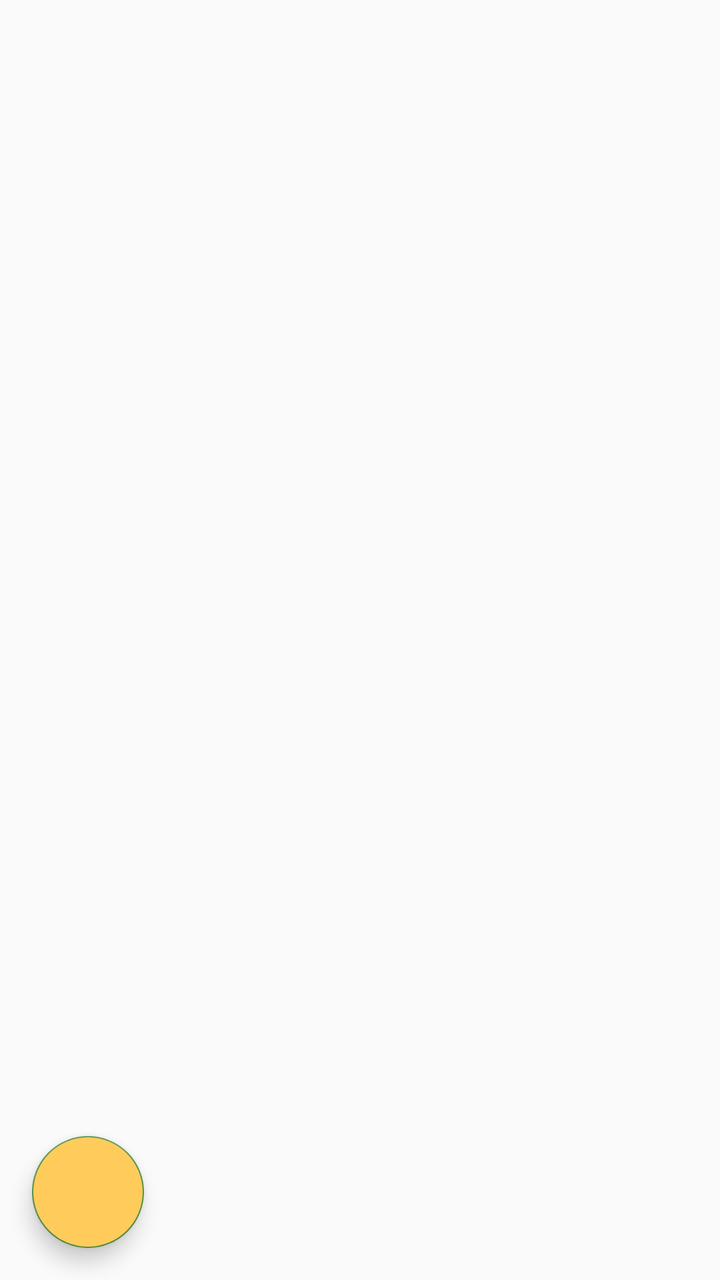
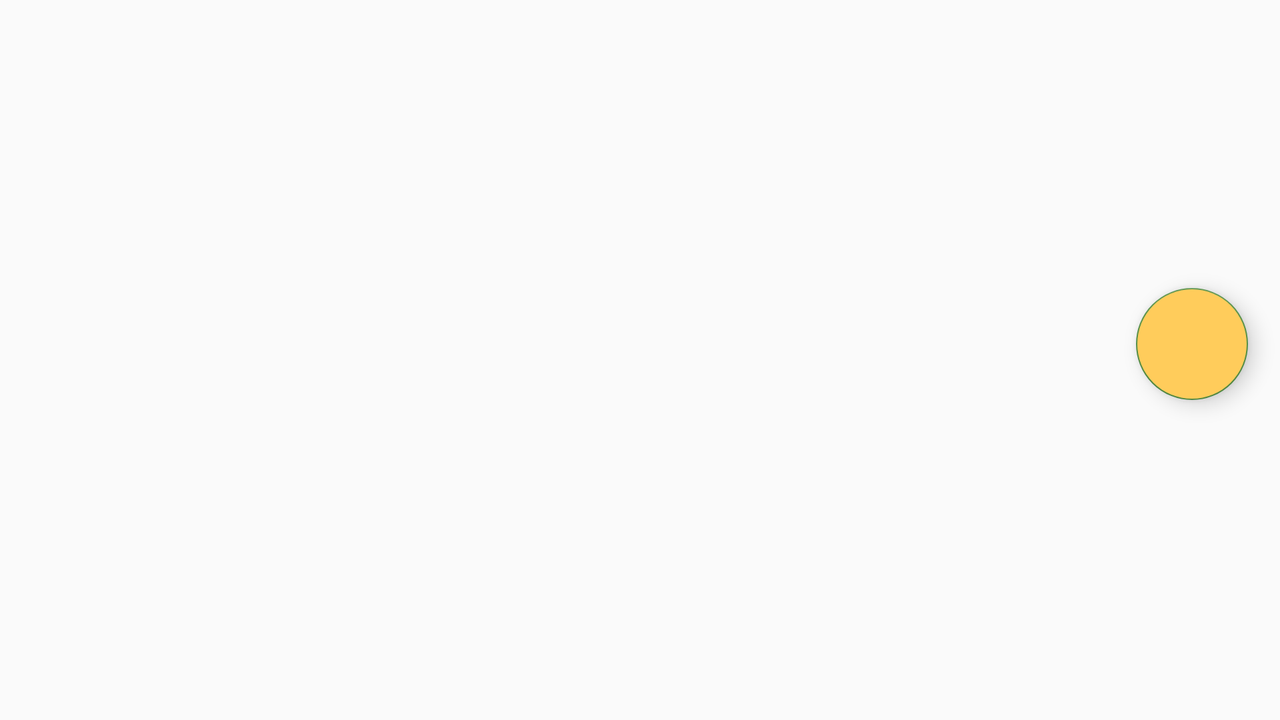

Compare how this app lays out the same screen by default and in its alternative resource folder. The renders come first, then the two layout files and the values they reference.
<!-- AndroidManifest.xml: application theme AppTheme -->
<!-- res/layout/activity_term.xml -->
<?xml version="1.0" encoding="utf-8"?>
<androidx.coordinatorlayout.widget.CoordinatorLayout xmlns:android="http://schemas.android.com/apk/res/android"
    xmlns:app="http://schemas.android.com/apk/res-auto"
    xmlns:tools="http://schemas.android.com/tools"
    android:layout_width="match_parent"
    android:layout_height="match_parent"
    tools:context=".TermActivity">


    <androidx.recyclerview.widget.RecyclerView
        android:id="@+id/term_recycler_view"
        android:layout_width="match_parent"
        android:layout_height="match_parent"
        tools:listitem="@layout/term_item"/>


    <com.google.android.material.floatingactionbutton.FloatingActionButton
        android:id="@+id/term_activity_floating_add_term"
        android:layout_width="wrap_content"
        android:layout_height="wrap_content"
        android:src="@drawable/ic_add_transparent_72dp"
        android:layout_gravity="start|bottom"
        android:layout_marginLeft="16dp"
        android:layout_marginBottom="16dp"
        android:backgroundTint="@color/colorButtonBackground"/>
</androidx.coordinatorlayout.widget.CoordinatorLayout>
<!-- res/layout/term_item.xml (included above) -->
<?xml version="1.0" encoding="utf-8"?>
<androidx.cardview.widget.CardView xmlns:android="http://schemas.android.com/apk/res/android"
    android:layout_width="match_parent"
    android:layout_height="wrap_content"
    android:layout_marginLeft="8dp"
    android:layout_marginTop="8dp"
    android:layout_marginRight="8dp">

    <RelativeLayout
        android:layout_width="wrap_content"
        android:layout_height="wrap_content"
        android:padding="8dp">

        <ImageView
            android:id="@+id/term_item_progressIcon"
            android:layout_width="wrap_content"
            android:layout_height="wrap_content"
            android:layout_alignParentEnd="true"
            android:src="@drawable/ic_inprogress_72dp" />

        <TextView
            android:id="@+id/term_item_Title"
            android:layout_width="wrap_content"
            android:layout_height="wrap_content"
            android:maxLines="1"
            android:text="TermName"
            android:textAppearance="@style/TextAppearance.AppCompat.Large" />

        <LinearLayout
            android:id="@+id/start_row"
            android:layout_width="match_parent"
            android:layout_height="wrap_content"
            android:layout_below="@id/term_item_Title"
            android:layout_toLeftOf="@+id/term_item_progressIcon"
            android:orientation="horizontal"
            android:layout_marginRight="8dp">

            <RelativeLayout
                android:layout_width="match_parent"
                android:layout_height="match_parent">

                <TextView
                    android:id="@+id/start_label"
                    android:layout_width="wrap_content"
                    android:layout_height="wrap_content"
                    android:layout_gravity="start"
                    android:textAppearance="@style/TextAppearance.AppCompat.Medium"
                    android:text="Start" />

                <TextView
                    android:id="@+id/term_item_Start"
                    android:layout_width="wrap_content"
                    android:layout_height="wrap_content"
                    android:layout_alignParentEnd="true"
                    android:textAppearance="@style/TextAppearance.AppCompat.Medium"
                    android:text="01/01/2018" />

            </RelativeLayout>
        </LinearLayout>

        <LinearLayout
            android:layout_width="match_parent"
            android:layout_height="wrap_content"
            android:layout_below="@+id/start_row"
            android:layout_toLeftOf="@+id/term_item_progressIcon"
            android:orientation="horizontal"
            android:layout_marginRight="8dp">

            <RelativeLayout
                android:layout_width="match_parent"
                android:layout_height="match_parent">

                <TextView
                    android:id="@+id/end_label"
                    android:layout_width="wrap_content"
                    android:layout_height="wrap_content"
                    android:text="@string/termendLabel"
                    android:textAppearance="@style/TextAppearance.AppCompat.Medium"
                    android:layout_alignParentStart="true"/>

                <TextView
                    android:id="@+id/term_item_End"
                    android:layout_width="wrap_content"
                    android:layout_height="wrap_content"
                    android:text="02/28/2018"
                    android:textAppearance="@style/TextAppearance.AppCompat.Medium"
                    android:layout_alignParentEnd="true"/>
            </RelativeLayout>
        </LinearLayout>


    </RelativeLayout>
</androidx.cardview.widget.CardView>
<!-- resources referenced by this layout -->
<resources>
  <color name="colorButtonBackground">#ffcc5b</color>
  <!-- drawable ic_inprogress_72dp (drawable) -->
  <vector android:height="72dp" android:tint="#51CB28"
      android:viewportHeight="24.0" android:viewportWidth="24.0"
      android:width="72dp" xmlns:android="http://schemas.android.com/apk/res/android">
      <path android:fillColor="#FF000000" android:pathData="M16.24,7.76C15.07,6.59 13.54,6 12,6v6l-4.24,4.24c2.34,2.34 6.14,2.34 8.49,0 2.34,-2.34 2.34,-6.14 -0.01,-8.48zM12,2C6.48,2 2,6.48 2,12s4.48,10 10,10 10,-4.48 10,-10S17.52,2 12,2zM12,20c-4.42,0 -8,-3.58 -8,-8s3.58,-8 8,-8 8,3.58 8,8 -3.58,8 -8,8z"/>
  </vector>
  <string name="termendLabel">End</string>
  <style name="AppTheme" parent="Theme.AppCompat.Light">
          
          <item name="colorPrimary">@color/colorPrimary</item>
          <item name="colorPrimaryDark">@color/colorPrimaryDark</item>
          <item name="colorAccent">@color/colorAccent</item>
          <item name="colorButtonNormal">@color/colorButtonBackground</item>
      </style>
  <color name="colorPrimary">#4486a1</color>
  <color name="colorPrimaryDark">#1d4ac6</color>
  <color name="colorAccent">#558f45</color>
</resources>
<!-- res/layout-land/activity_term.xml (the repository's variant of the layout above) -->
<!-- drawn on the phone turned sideways -->
<?xml version="1.0" encoding="utf-8"?>
<androidx.constraintlayout.widget.ConstraintLayout xmlns:android="http://schemas.android.com/apk/res/android"
    xmlns:app="http://schemas.android.com/apk/res-auto"
    xmlns:tools="http://schemas.android.com/tools"
    android:layout_width="match_parent"
    android:layout_height="match_parent"
    tools:context=".activities.TermActivity">


    <androidx.recyclerview.widget.RecyclerView
        android:id="@+id/term_recycler_view"
        android:layout_width="0dp"
        android:layout_height="match_parent"
        app:layout_constraintEnd_toStartOf="@id/term_activity_floating_add_term"
        app:layout_constraintStart_toStartOf="parent"
        tools:listitem="@layout/term_item"/>


    <com.google.android.material.floatingactionbutton.FloatingActionButton
        android:id="@+id/term_activity_floating_add_term"
        android:layout_width="wrap_content"
        android:layout_height="wrap_content"
        android:src="@drawable/ic_add_transparent_72dp"
        android:layout_marginLeft="16dp"
        android:layout_marginBottom="16dp"
        android:backgroundTint="@color/colorButtonBackground"
        app:layout_constraintBottom_toBottomOf="parent"
        app:layout_constraintTop_toTopOf="parent"
        app:layout_constraintEnd_toEndOf="parent"
        android:layout_marginHorizontal="16dp"/>
</androidx.constraintlayout.widget.ConstraintLayout>
